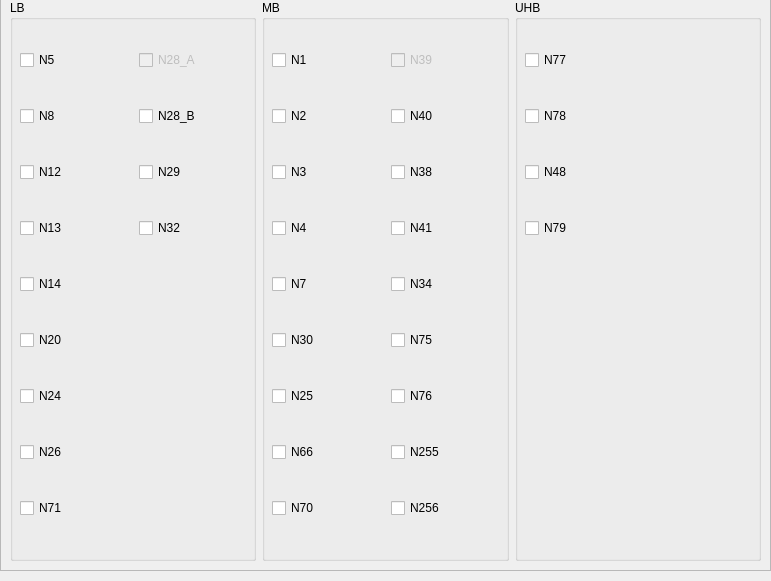
      <widget class="QWidget" name="page_nr">
       <property name="geometry">
        <rect>
         <x>0</x>
         <y>0</y>
         <width>771</width>
         <height>581</height>
        </rect>
       </property>
       <attribute name="label">
        <string>NR</string>
       </attribute>
       <widget class="QFrame" name="frame_band_nr">
        <property name="geometry">
         <rect>
          <x>0</x>
          <y>-10</y>
          <width>771</width>
          <height>581</height>
         </rect>
        </property>
        <property name="frameShape">
         <enum>QFrame::StyledPanel</enum>
        </property>
        <property name="frameShadow">
         <enum>QFrame::Raised</enum>
        </property>
        <layout class="QHBoxLayout" name="horizontalLayout">
         <item>
          <widget class="QGroupBox" name="groupBox_lb_nr">
           <property name="title">
            <string>LB</string>
           </property>
           <widget class="QWidget" name="layoutWidget">
            <property name="geometry">
             <rect>
              <x>10</x>
              <y>20</y>
              <width>231</width>
              <height>531</height>
             </rect>
            </property>
            <layout class="QGridLayout" name="gridLayout_lb_nr">
             <item row="6" column="0">
              <widget class="QCheckBox" name="n24_nr">
               <property name="text">
                <string>N24</string>
               </property>
              </widget>
             </item>
             <item row="5" column="0">
              <widget class="QCheckBox" name="n20_nr">
               <property name="text">
                <string>N20</string>
               </property>
              </widget>
             </item>
             <item row="2" column="0">
              <widget class="QCheckBox" name="n12_nr">
               <property name="text">
                <string>N12</string>
               </property>
              </widget>
             </item>
             <item row="0" column="1">
              <widget class="QCheckBox" name="n28_a_nr">
               <property name="enabled">
                <bool>false</bool>
               </property>
               <property name="statusTip">
                <string/>
               </property>
               <property name="text">
                <string>N28_A</string>
               </property>
               <property name="checkable">
                <bool>true</bool>
               </property>
               <property name="checked">
                <bool>false</bool>
               </property>
              </widget>
             </item>
             <item row="1" column="0">
              <widget class="QCheckBox" name="n8_nr">
               <property name="text">
                <string>N8</string>
               </property>
              </widget>
             </item>
             <item row="3" column="0">
              <widget class="QCheckBox" name="n13_nr">
               <property name="text">
                <string>N13</string>
               </property>
              </widget>
             </item>
             <item row="0" column="0">
              <widget class="QCheckBox" name="n5_nr">
               <property name="text">
                <string>N5</string>
               </property>
              </widget>
             </item>
             <item row="4" column="0">
              <widget class="QCheckBox" name="n14_nr">
               <property name="text">
                <string>N14</string>
               </property>
              </widget>
             </item>
             <item row="7" column="0">
              <widget class="QCheckBox" name="n26_nr">
               <property name="text">
                <string>N26</string>
               </property>
              </widget>
             </item>
             <item row="8" column="0">
              <widget class="QCheckBox" name="n71_nr">
               <property name="text">
                <string>N71</string>
               </property>
              </widget>
             </item>
             <item row="3" column="1">
              <widget class="QCheckBox" name="n32_nr">
               <property name="text">
                <string>N32</string>
               </property>
              </widget>
             </item>
             <item row="2" column="1">
              <widget class="QCheckBox" name="n29_nr">
               <property name="text">
                <string>N29</string>
               </property>
              </widget>
             </item>
             <item row="1" column="1">
              <widget class="QCheckBox" name="n28_b_nr">
               <property name="text">
                <string>N28_B</string>
               </property>
               <property name="checked">
                <bool>false</bool>
               </property>
              </widget>
             </item>
            </layout>
           </widget>
          </widget>
         </item>
         <item>
          <widget class="QGroupBox" name="groupBox_mb_nr">
           <property name="title">
            <string>MB</string>
           </property>
           <widget class="QWidget" name="layoutWidget">
            <property name="geometry">
             <rect>
              <x>10</x>
              <y>20</y>
              <width>231</width>
              <height>531</height>
             </rect>
            </property>
            <layout class="QGridLayout" name="gridLayout_mb_nr">
             <item row="3" column="1">
              <widget class="QCheckBox" name="n41_nr">
               <property name="text">
                <string>N41</string>
               </property>
              </widget>
             </item>
             <item row="6" column="0">
              <widget class="QCheckBox" name="n25_nr">
               <property name="text">
                <string>N25</string>
               </property>
              </widget>
             </item>
             <item row="6" column="1">
              <widget class="QCheckBox" name="n76_nr">
               <property name="text">
                <string>N76</string>
               </property>
              </widget>
             </item>
             <item row="1" column="1">
              <widget class="QCheckBox" name="n40_nr">
               <property name="text">
                <string>N40</string>
               </property>
               <property name="checked">
                <bool>false</bool>
               </property>
              </widget>
             </item>
             <item row="5" column="0">
              <widget class="QCheckBox" name="n30_nr">
               <property name="text">
                <string>N30</string>
               </property>
              </widget>
             </item>
             <item row="2" column="1">
              <widget class="QCheckBox" name="n38_nr">
               <property name="text">
                <string>N38</string>
               </property>
              </widget>
             </item>
             <item row="2" column="0">
              <widget class="QCheckBox" name="n3_nr">
               <property name="text">
                <string>N3</string>
               </property>
              </widget>
             </item>
             <item row="7" column="1">
              <widget class="QCheckBox" name="n255_nr">
               <property name="text">
                <string>N255</string>
               </property>
              </widget>
             </item>
             <item row="0" column="1">
              <widget class="QCheckBox" name="n39_nr">
               <property name="enabled">
                <bool>false</bool>
               </property>
               <property name="statusTip">
                <string/>
               </property>
               <property name="text">
                <string>N39</string>
               </property>
               <property name="checkable">
                <bool>true</bool>
               </property>
               <property name="checked">
                <bool>false</bool>
               </property>
              </widget>
             </item>
             <item row="8" column="1">
              <widget class="QCheckBox" name="n256_nr">
               <property name="text">
                <string>N256</string>
               </property>
              </widget>
             </item>
             <item row="1" column="0">
              <widget class="QCheckBox" name="n2_nr">
               <property name="text">
                <string>N2</string>
               </property>
              </widget>
             </item>
             <item row="3" column="0">
              <widget class="QCheckBox" name="n4_nr">
               <property name="text">
                <string>N4</string>
               </property>
              </widget>
             </item>
             <item row="4" column="1">
              <widget class="QCheckBox" name="n34_nr">
               <property name="text">
                <string>N34</string>
               </property>
              </widget>
             </item>
             <item row="8" column="0">
              <widget class="QCheckBox" name="n70_nr">
               <property name="text">
                <string>N70</string>
               </property>
              </widget>
             </item>
             <item row="0" column="0">
              <widget class="QCheckBox" name="n1_nr">
               <property name="text">
                <string>N1</string>
               </property>
              </widget>
             </item>
             <item row="5" column="1">
              <widget class="QCheckBox" name="n75_nr">
               <property name="text">
                <string>N75</string>
               </property>
              </widget>
             </item>
             <item row="4" column="0">
              <widget class="QCheckBox" name="n7_nr">
               <property name="text">
                <string>N7</string>
               </property>
              </widget>
             </item>
             <item row="7" column="0">
              <widget class="QCheckBox" name="n66_nr">
               <property name="text">
                <string>N66</string>
               </property>
              </widget>
             </item>
            </layout>
           </widget>
          </widget>
         </item>
         <item>
          <widget class="QGroupBox" name="groupBox_uhb_nr">
           <property name="title">
            <string>UHB</string>
           </property>
           <widget class="QWidget" name="layoutWidget_2">
            <property name="geometry">
             <rect>
              <x>10</x>
              <y>20</y>
              <width>231</width>
              <height>251</height>
             </rect>
            </property>
            <layout class="QGridLayout" name="gridLayout_uhb_nr">
             <item row="2" column="0">
              <widget class="QCheckBox" name="n48_nr">
               <property name="text">
                <string>N48</string>
               </property>
              </widget>
             </item>
             <item row="0" column="0">
              <widget class="QCheckBox" name="n77_nr">
               <property name="text">
                <string>N77</string>
               </property>
              </widget>
             </item>
             <item row="1" column="0">
              <widget class="QCheckBox" name="n78_nr">
               <property name="text">
                <string>N78</string>
               </property>
              </widget>
             </item>
             <item row="3" column="0">
              <widget class="QCheckBox" name="n79_nr">
               <property name="text">
                <string>N79</string>
               </property>
              </widget>
             </item>
            </layout>
           </widget>
          </widget>
         </item>
        </layout>
       </widget>
      </widget>
